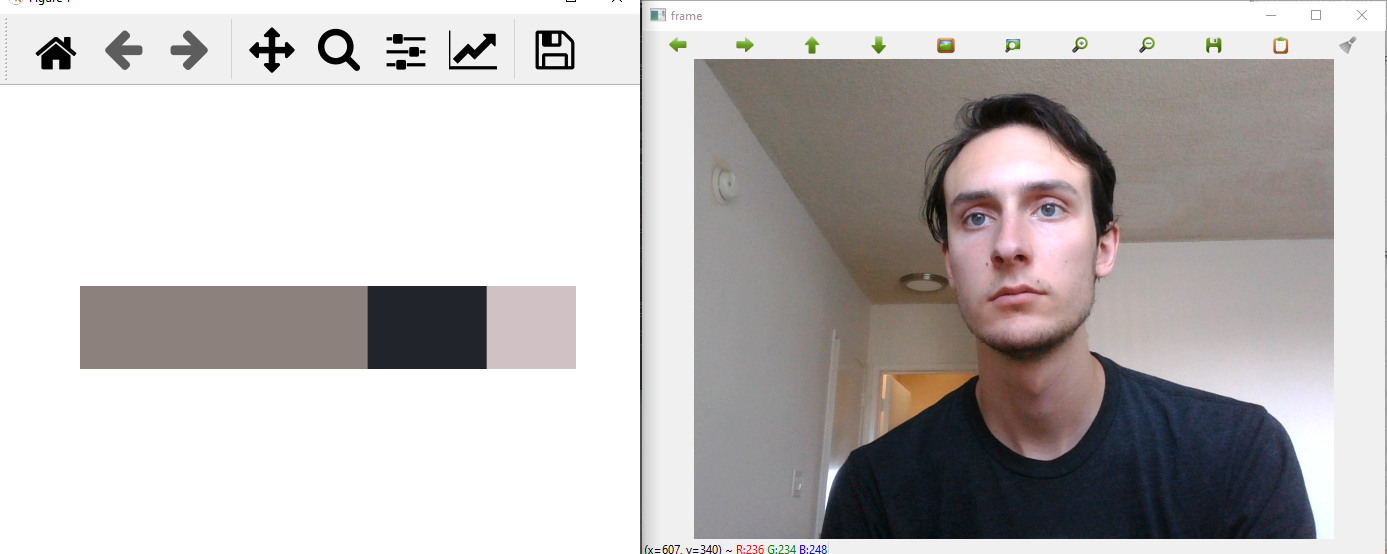

Python code for this plot:
"""
Most of this code is based on my previous code for getting the webcam to recognize an object which is based on the following tutorials:
    https://docs.opencv.org/4.x/df/d9d/tutorial_py_colorspaces.html
    https://docs.opencv.org/4.x/dd/d49/tutorial_py_contour_features.html

The k-means clustering was based on the following explanation for k-means clustering:
    https://code.likeagirl.io/finding-dominant-colour-on-an-image-b4e075f98097

I combined the code together so that instead of reading from a specific image for k-means clustering, it read from the webcam. In addition I made sure the webcam was updating so it didn't just read a static image but instead got a constant feed frm the webcam.
"""

import cv2 as cv
import numpy as np
import matplotlib.pyplot as plt
from sklearn.cluster import KMeans


def find_histogram(clt):
    """
    create a histogram with k clusters
    :param: clt
    :return:hist
    """
    numLabels = np.arange(0, len(np.unique(clt.labels_)) + 1)
    (hist, _) = np.histogram(clt.labels_, bins=numLabels)

    hist = hist.astype("float")
    hist /= hist.sum()

    return hist
def plot_colors2(hist, centroids):
    bar = np.zeros((50, 300, 3), dtype="uint8")
    startX = 0

    for (percent, color) in zip(hist, centroids):
        # plot the relative percentage of each cluster
        endX = startX + (percent * 300)
        cv.rectangle(bar, (int(startX), 0), (int(endX), 50),
                      color.astype("uint8").tolist(), -1)
        startX = endX

    # return the bar chart
    return bar

cap = cv.VideoCapture(0)
while(1):
    # Take each frame
    _, frame = cap.read()

    cv.imshow('frame',frame)

    #img = cv.imread("pic/img7.jpeg")
    img = cv.cvtColor(frame, cv.COLOR_BGR2RGB)

    img = img.reshape((img.shape[0] * img.shape[1],3)) #represent as row*column,channel number
    clt = KMeans(n_clusters=3) #cluster number
    clt.fit(img)

    hist = find_histogram(clt)
    bar = plot_colors2(hist, clt.cluster_centers_)

    plt.close()
    plt.axis("off")
    plt.imshow(bar)
    plt.show(block=False)

    k = cv.waitKey(5) & 0xFF
    if k == 27:
        break
cv.destroyAllWindows()
